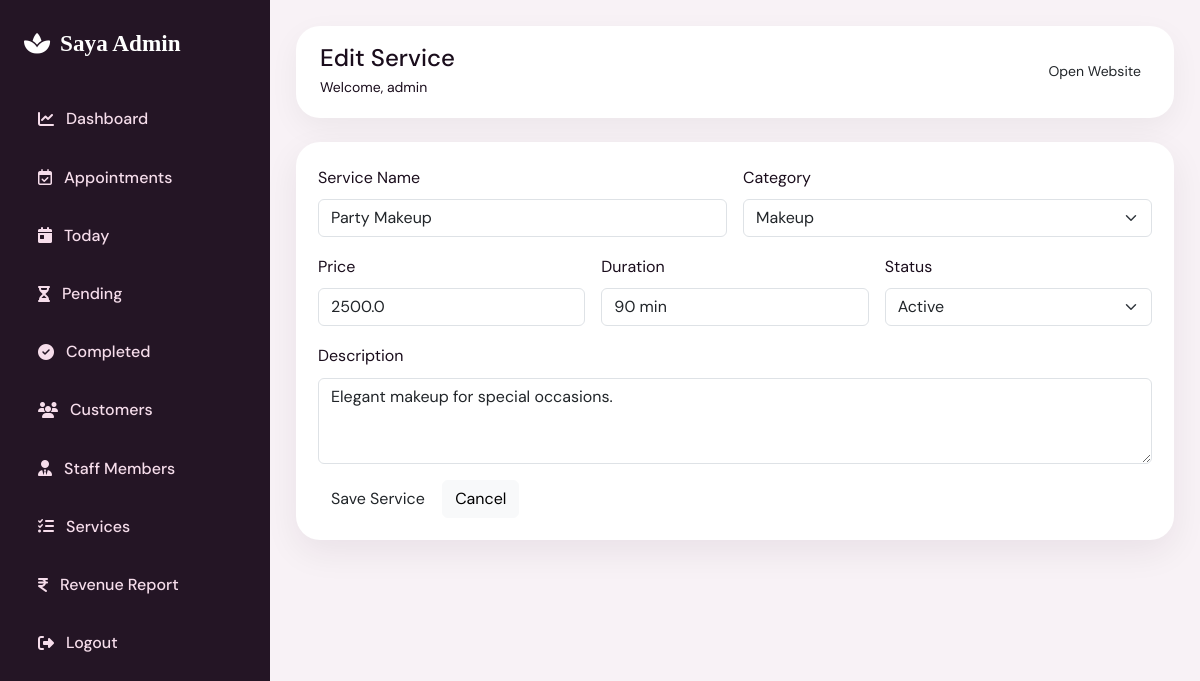
Page /admin/services/edit/12 (signed in) on the committed database.
### tables this page shows
CREATE TABLE services (
            id INTEGER PRIMARY KEY AUTOINCREMENT,
            name TEXT NOT NULL,
            category TEXT NOT NULL,
            description TEXT,
            price REAL NOT NULL DEFAULT 0,
            duration TEXT,
            status TEXT NOT NULL DEFAULT 'Active',
            created_at TEXT NOT NULL
        );

### app.py (the view, shortened to what this page needs)
@app.route("/admin/services/edit/<int:id>", methods=["GET", "POST"])
@login_required
def edit_service(id):
    row = query_one("SELECT * FROM services WHERE id=?", (id,))
    return render_template("admin/edit_service.html", service=row)

### app.py (called while the page is built)
def login_required(view_func):
    @wraps(view_func)
    def wrapper(*args, **kwargs):
        if "user_id" not in session:
            flash("Please login to access manager dashboard.", "warning")
            return redirect(url_for("login"))
        return view_func(*args, **kwargs)
    return wrapper

def query_one(sql, params=()):
    conn = get_db_connection()
    row = conn.execute(sql, params).fetchone()
    conn.close()
    return row

@app.context_processor
def inject_now():
    return {"today_date": date.today().isoformat(), "current_year": datetime.now().year}

### database.py (called while the page is built)
def get_db_connection():
    os.makedirs(DB_DIR, exist_ok=True)
    conn = sqlite3.connect(DB_PATH)
    conn.row_factory = sqlite3.Row
    return conn

### templates/admin/edit_service.html
{% extends 'admin/admin_base.html' %}
{% block page_title %}Edit Service{% endblock %}
{% block admin_content %}{% include 'admin/partials/service_form.html' %}{% endblock %}

### templates/admin/partials/service_form.html (shortened to what this page needs)
<div class="panel"><form method="post" class="row g-3">
  <div class="col-md-6"><label class="form-label">Service Name</label><input class="form-control" name="name" value="{{ service.name if service else '' }}" required></div>
  <div class="col-md-6"><label class="form-label">Category</label><select class="form-select" name="category">{% for c in ['Hair','Skin','Makeup','Bridal','Spa','Nails','Mehendi'] %}<option {% if service and service.category==c %}selected{% endif %}>{{ c }}</option>{% endfor %}</select></div>
  <div class="col-md-4"><label class="form-label">Price</label><input class="form-control" type="number" step="0.01" name="price" value="{{ service.price if service else '' }}" required></div>
  <div class="col-md-4"><label class="form-label">Duration</label><input class="form-control" name="duration" value="{{ service.duration if service else '' }}"></div>
  <div class="col-md-4"><label class="form-label">Status</label><select class="form-select" name="status"><option {% if service and service.status=='Active' %}selected{% endif %}>Active</option></select></div>
  <div class="col-12"><label class="form-label">Description</label><textarea class="form-control" name="description" rows="3">{{ service.description if service else '' }}</textarea></div>
  <div class="col-12"><button class="btn btn-rose">Save Service</button> <a href="{{ url_for('admin_services') }}" class="btn btn-light">Cancel</a></div>
</form></div>

### static/css/style.css (style rules this page uses)
:root { --plum: #2c0d2e; --plum-mid: #4a1550; --rose: #c8416b; --rose-lt: #e8758c; --gold: #c9983e; --gold-lt: #e8c97a; --cream: #fdf6ee; --petal: #fff0f5; --ink: #1a0d1c; --muted: #7e6b82; --white: #ffffff; --glass: rgba(255,255,255,0.72); --shadow-sm: 0 4px 20px rgba(44,13,46,.08); --shadow-md: 0 12px 40px rgba(44,13,46,.13); --shadow-lg: 0 30px 80px rgba(44,13,46,.18); --radius-sm: 14px; --radius-md: 24px; --radius-lg: 40px; --font-display: 'Cormorant Garamond', Georgia, serif; --font-script: 'Pinyon Script', cursive; --font-body: 'DM Sans', sans-serif; --transition: all 0.35s cubic-bezier(.4,0,.2,1); }
*, *::before, *::after { box-sizing: border-box; margin: 0; padding: 0; }
html { scroll-behavior: smooth; }
body { font-family: var(--font-body); color: var(--ink); background: var(--cream); overflow-x: hidden; font-size: 16px; line-height: 1.7; }
a { text-decoration: none; color: inherit; }

### static/css/dashboard.css (style rules this page uses)
body { background:#f8f2f6 }
.stat-card,.panel { background:#fff;border-radius:24px;padding:22px;box-shadow:0 12px 35px rgba(37,21,38,.07) }

### rows in the picture
services: name "Party Makeup", category "Makeup", price "2500.0", duration "90 min", status "Active", description "Elegant makeup for special occasions."

### other values in the picture
{{ session.username }} "admin"
